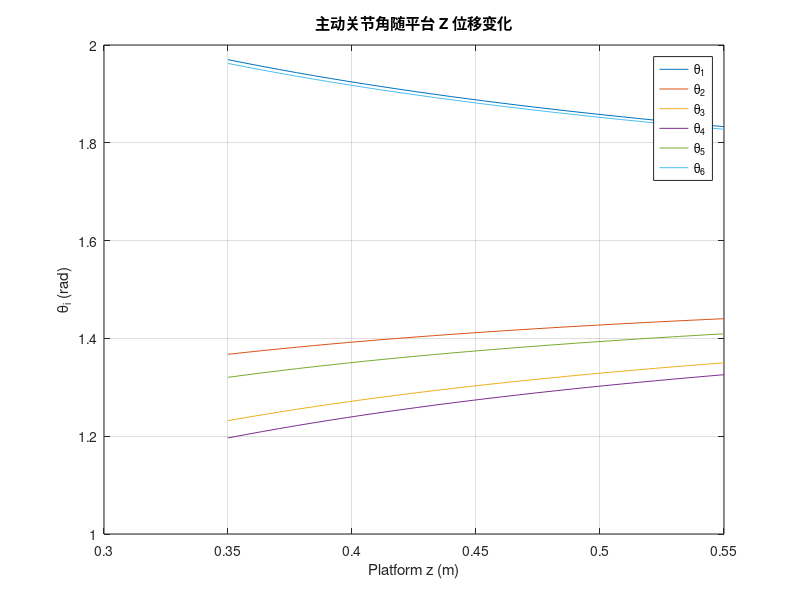

This figure's MATLAB source:
%% ik_simulation.m
% 逆运动学计算流程示例
% 说明：脚本按公式(1)-(9)组织计算步骤，变量命名与题目描述保持一致。

clear; clc; close all;

%% 1. 定义参数
% 固定/动平台半径
 g = 0.35;     % 固定平台半径
 h = 0.18;     % 动平台半径

% 臂附着角 gamma_i (固定平台与动平台按相同顺序布置)
% 这里给出常用对称六点布置
Gamma = deg2rad([10, 110, 130, 230, 250, 350]);

% 欧拉角 (ZYX: yaw-pitch-roll)
alpha = deg2rad(5);   % yaw
beta  = deg2rad(3);   % pitch
gamma = deg2rad(-2);  % roll

% 平台位置 p = [x y z]^T
p = [0.02; -0.01; 0.45];

% 坐标系定义：
% {A} 固定平台坐标系，{B} 动平台坐标系。
% 设定各附着点位于各自平台的 XY 平面，Z=0。

%% 2. 按公式(1)构造从 {B} 到 {A} 的旋转矩阵 A_BR
A_BR = rotz(alpha) * roty(beta) * rotx(gamma);

%% 3. 计算 a_i 与 b_i，并按公式(2)-(4)得到 d_i 与 x_i,y_i,z_i
nLegs = numel(Gamma);
a = zeros(3, nLegs);
b = zeros(3, nLegs);

for i = 1:nLegs
    % 固定平台点 a_i (在 {A} 坐标系)
    a(:, i) = [g * cos(Gamma(i)); g * sin(Gamma(i)); 0];
    % 动平台点 b_i (在 {B} 坐标系)
    b(:, i) = [h * cos(Gamma(i)); h * sin(Gamma(i)); 0];
end

% 按公式(2)-(4)计算 d_i 和分量
% d_i = p + A_BR * b_i - a_i
D = zeros(3, nLegs);
for i = 1:nLegs
    D(:, i) = p + A_BR * b(:, i) - a(:, i);
end
x_i = D(1, :);
y_i = D(2, :);
z_i = D(3, :);

%% 4. 计算执行器长度 d_i (公式(5))
leg_length = sqrt(x_i.^2 + y_i.^2 + z_i.^2);

%% 5. 构造 A_CiR (公式(8))，按公式(9)求解主动关节角 theta_i
% 假设每条执行器的局部坐标系 {Ci}：
% x 轴沿着固定平台圆周切向旋转 gamma_i，z 轴与 {A} 同向。
% A_CiR 将 {A} 坐标系向 {Ci} 旋转
A_CiR = zeros(3, 3, nLegs);
theta = zeros(1, nLegs);

for i = 1:nLegs
    A_CiR(:, :, i) = rotz(Gamma(i));
    d_ci = A_CiR(:, :, i).' * D(:, i); % {A} -> {Ci}
    % 主动关节角 theta_i (绕 {Ci} 的 y 轴转动示例)
    theta(i) = atan2(d_ci(3), d_ci(1));
end

%% 6. 示例：打印结果并绘制关节角随平台位姿变化曲线
fprintf('=== 执行器长度 d_i ===\n');
disp(leg_length.');

fprintf('=== 主动关节角 theta_i (rad) ===\n');
disp(theta.');

% 令平台沿 Z 方向平移，绘制关节角变化
z_list = linspace(0.35, 0.55, 30);
theta_z = zeros(nLegs, numel(z_list));

for k = 1:numel(z_list)
    p_k = [p(1); p(2); z_list(k)];
    for i = 1:nLegs
        D_k = p_k + A_BR * b(:, i) - a(:, i);
        d_ci = A_CiR(:, :, i).' * D_k;
        theta_z(i, k) = atan2(d_ci(3), d_ci(1));
    end
end

figure('Name', 'Joint Angles vs Platform Z');
plot(z_list, theta_z.');
grid on;
xlabel('Platform z (m)');
ylabel('\theta_i (rad)');
legend(arrayfun(@(i) sprintf('\\theta_%d', i), 1:nLegs, 'UniformOutput', false));

title('主动关节角随平台 Z 位移变化');

%% 辅助函数
function R = rotx(phi)
R = [1, 0, 0; 0, cos(phi), -sin(phi); 0, sin(phi), cos(phi)];
end

function R = roty(theta)
R = [cos(theta), 0, sin(theta); 0, 1, 0; -sin(theta), 0, cos(theta)];
end

function R = rotz(psi)
R = [cos(psi), -sin(psi), 0; sin(psi), cos(psi), 0; 0, 0, 1];
end
